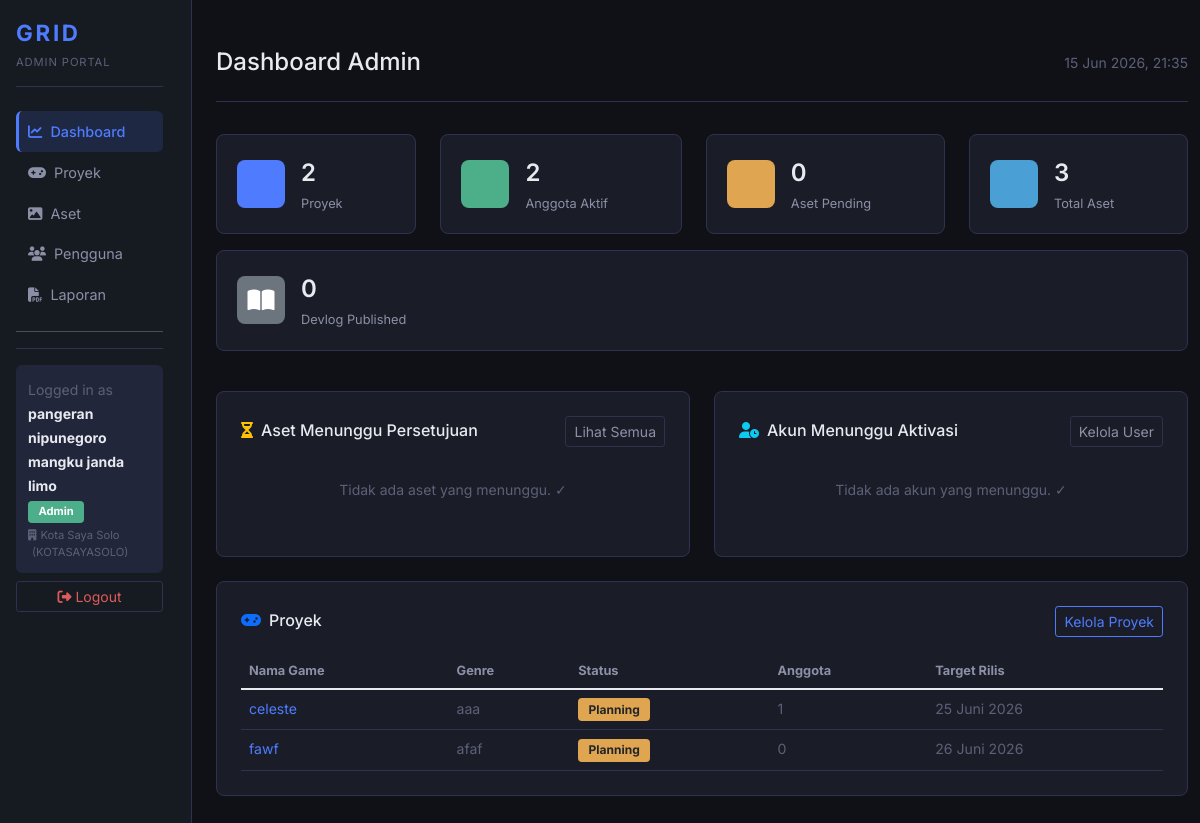
/admin/dashboard.php (signed in), run on the app's committed database.
### tables this page shows
CREATE TABLE `organizations` (
  `id` char(36) NOT NULL,
  `nama` varchar(100) NOT NULL,
  `kode_unik` varchar(20) NOT NULL,
  `deskripsi` text DEFAULT NULL,
  `owner_id` char(36) DEFAULT NULL,
  `created_at` timestamp NOT NULL DEFAULT current_timestamp()
);

CREATE TABLE `projects` (
  `id` char(36) NOT NULL,
  `nama_game` varchar(100) NOT NULL,
  `deskripsi` text DEFAULT NULL,
  `genre` varchar(50) DEFAULT NULL,
  `platform` varchar(50) DEFAULT NULL,
  `engine` varchar(50) DEFAULT NULL,
  `status` enum('Planning','Development','Testing','Released','On Hold') DEFAULT 'Planning',
  `cover_url` varchar(255) DEFAULT NULL,
  `tanggal_mulai` date DEFAULT NULL,
  `target_rilis` date DEFAULT NULL,
  `lead_id` char(36) DEFAULT NULL,
  `organization_id` char(36) DEFAULT NULL
);

### includes/functions.php (called while the page is built, shortened)
<?php
function e(string $value): string {
    return htmlspecialchars($value, ENT_QUOTES, 'UTF-8');
}
function format_tanggal(string $date): string {
    $bulan = [
        1 => 'Januari', 'Februari', 'Maret', 'April', 'Mei', 'Juni',
        'Juli', 'Agustus', 'September', 'Oktober', 'November', 'Desember'
    ];
    $ts = strtotime($date);
    return date('d', $ts) . ' ' . $bulan[(int)date('n', $ts)] . ' ' . date('Y', $ts);
}
function badge_status_proyek(string $status): string {
    return match($status) {
        'Development' => 'bg-primary',
        'Testing'     => 'bg-info text-dark',
        'Released'    => 'bg-success',
        'On Hold'     => 'bg-secondary',
        default       => 'bg-warning text-dark',
    };
}

### includes/db_helpers.php (called while the page is built, shortened)
<?php
function get_all_projects(PDO $pdo): array {
    $stmt = $pdo->query('
        SELECT p.*,
               u.nama_lengkap AS lead_name,
               (SELECT COUNT(*) FROM project_members pm WHERE pm.project_id = p.id) AS total_members
        FROM projects p
        LEFT JOIN users u ON p.lead_id = u.id
        ORDER BY p.nama_game ASC
    ');
    return $stmt->fetchAll();
}
function get_pending_assets_count(PDO $pdo): int {
    $stmt = $pdo->query('SELECT COUNT(*) FROM assets WHERE status = "Pending"');
    return (int) $stmt->fetchColumn();
}

### admin/dashboard.php (the view, shortened to what this page needs)
<?php
require_once '../koneksi.php';
require_once '../includes/functions.php';
require_once '../includes/db_helpers.php';
$stats = ['total_projects' => 0,
          'total_users' => 0,
          'pending_approvals' => 0,
          'total_assets' => 0,
          'total_devlogs' => 0];
try {
    $stats['total_projects']    = (int) $pdo->query('SELECT COUNT(*) FROM projects')->fetchColumn();
    $stats['total_users']       = (int) $pdo->query('SELECT COUNT(*) FROM users WHERE is_active = TRUE AND role != "Guest"')->fetchColumn();
    $stats['pending_approvals'] = get_pending_assets_count($pdo);
    $stats['total_assets']      = (int) $pdo->query('SELECT COUNT(*) FROM assets')->fetchColumn();
    $stats['total_devlogs']     = (int) $pdo->query('SELECT COUNT(*) FROM devlogs WHERE status = "Published"')->fetchColumn();
    $recent_pending = get_assets_filtered($pdo, 'Pending');
    $recent_pending = array_slice($recent_pending, 0, 5);
    $all_projects = get_all_projects($pdo);
    $recent_projects = array_slice($all_projects, 0, 5);
} catch (PDOException $ex) {
    error_log($ex->getMessage());
    $recent_pending  = [];
    $recent_projects = [];
}
$pending_users = [];
$admin_org_id  = $_SESSION['organization_id'] ?? null;
try {
    if ($admin_org_id) {
        $stmt = $pdo->prepare('
            SELECT u.id, u.username, u.nama_lengkap, u.email, u.created_at,
                   o.nama AS org_name
            FROM users u
            LEFT JOIN organizations o ON u.organization_id = o.id
            WHERE u.is_active = FALSE
              AND u.organization_id = ?
            ORDER BY u.created_at DESC LIMIT 5
        ');
        $stmt->execute([$admin_org_id]);
    }
    $pending_users = $stmt->fetchAll();
} catch (PDOException $ex) { error_log($ex->getMessage()); }
$page_title = 'Dashboard Admin';
$active_nav = 'dashboard';
include '../templates/admin_header.php';
?>
<div class="row mb-4">
    <?php
    $stat_items = [
        ['value' => $stats['total_projects'],    'label' => 'Proyek',          'icon' => 'fa-gamepad',       'color' => 'bg-primary'],
        ['value' => $stats['total_users'],        'label' => 'Anggota Aktif',   'icon' => 'fa-users',         'color' => 'bg-success'],
        ['value' => $stats['pending_approvals'],  'label' => 'Aset Pending',    'icon' => 'fa-hourglass-half','color' => 'bg-warning'],
        ['value' => $stats['total_assets'],       'label' => 'Total Aset',      'icon' => 'fa-image',         'color' => 'bg-info'],
        ['value' => $stats['total_devlogs'],      'label' => 'Devlog Published','icon' => 'fa-book-open',     'color' => 'bg-secondary'],
    ];
    foreach ($stat_items as $s):
    ?>
    <div class="col-6 col-lg-auto mb-3 flex-lg-fill">
        <div class="stat-card">
            <div class="stat-icon <?= $s['color'] ?>"><i class="fa <?= $s['icon'] ?>"></i></div>
            <div class="stat-content">
                <span class="stat-value"><?= $s['value'] ?></span>
                <span class="stat-label"><?= $s['label'] ?></span>
            </div>
        </div>
    </div>
    <?php endforeach; ?>
</div>
<div class="row">
    <div class="col-12 col-lg-6 mb-4">
        <div class="card h-100">
            <div class="card-body">
                <div class="d-flex justify-content-between align-items-center mb-3">
                    <h6 class="card-title mb-0">
                        <i class="fa fa-hourglass-half me-2 text-warning"></i>Aset Menunggu Persetujuan
                    </h6>
                    <a href="<?= APP_URL ?>/admin/assets.php?status=Pending"
                       class="btn btn-sm btn-outline-warning">Lihat Semua</a>
                </div>
                <?php if (empty($recent_pending)): ?>
                    <p class="text-muted small text-center py-3">Tidak ada aset yang menunggu. ✓</p>
                <?php endif; ?>
            </div>
        </div>
    </div>
    <div class="col-12 col-lg-6 mb-4">
        <div class="card h-100">
            <div class="card-body">
                <div class="d-flex justify-content-between align-items-center mb-3">
                    <h6 class="card-title mb-0">
                        <i class="fa fa-user-clock me-2 text-info"></i>Akun Menunggu Aktivasi
                    </h6>
                    <a href="<?= APP_URL ?>/admin/users.php"
                       class="btn btn-sm btn-outline-info">Kelola User</a>
                </div>
                <?php if (empty($pending_users)): ?>
                    <p class="text-muted small text-center py-3">Tidak ada akun yang menunggu. ✓</p>
                <?php endif; ?>
            </div>
        </div>
    </div>
    <div class="col-12 mb-4">
        <div class="card">
            <div class="card-body">
                <div class="d-flex justify-content-between align-items-center mb-3">
                    <h6 class="card-title mb-0">
                        <i class="fa fa-gamepad me-2 text-primary"></i>Proyek
                    </h6>
                    <a href="<?= APP_URL ?>/admin/projects.php" class="btn btn-sm btn-outline-primary">
                        Kelola Proyek
                    </a>
                </div>
                <?php if (empty($recent_projects)): ?>
                    <p class="text-muted small text-center py-3">
                        Belum ada proyek.
                        <a href="<?= APP_URL ?>/admin/projects.php?view=form">Buat sekarang</a>.
                    </p>
                <?php else: ?>
                    <div class="table-responsive">
                        <table class="table mb-0" style="color:var(--text-primary);font-size:0.88rem;">
                            <thead style="color:var(--text-secondary);font-size:0.8rem;border-color:var(--border-color);">
                                <tr>
                                    <th class="pb-2">Nama Game</th>
                                    <th class="pb-2">Genre</th>
                                    <th class="pb-2">Status</th>
                                    <th class="pb-2">Anggota</th>
                                    <th class="pb-2">Target Rilis</th>
                                </tr>
                            </thead>
                            <tbody>
                                <?php foreach ($recent_projects as $proj): ?>
                                <tr style="border-color:var(--border-color);">
                                    <td class="py-2">
                                        <a href="<?= APP_URL ?>/admin/projects.php?view=form&id=<?= urlencode($proj['id']) ?>"
                                           class="text-decoration-none fw-500"
                                           style="color:var(--accent-blue);">
                                            <?= e($proj['nama_game']) ?>
                                        </a>
                                    </td>
                                    <td class="py-2 text-muted"><?= e($proj['genre'] ?: '—') ?></td>
                                    <td class="py-2">
                                        <span class="badge <?= badge_status_proyek($proj['status']) ?>">
                                            <?= e($proj['status']) ?>
                                        </span>
                                    </td>
                                    <td class="py-2 text-muted"><?= (int)$proj['total_members'] ?></td>
                                    <td class="py-2 text-muted">
                                        <?= $proj['target_rilis'] ? format_tanggal($proj['target_rilis']) : '—' ?>
                                    </td>
                                </tr>
                                <?php endforeach; ?>
                            </tbody>
                        </table>
                    </div>
                <?php endif; ?>
            </div>
        </div>
    </div>
</div>
<?php include '../templates/admin_footer.php'; ?>

### templates/admin_header.php (shortened to what this page needs)
<?php
$_nav_items = [
    'dashboard' => ['url' => APP_URL . '/admin/dashboard.php', 'icon' => 'fa-chart-line', 'label' => 'Dashboard'],
    'projects'  => ['url' => APP_URL . '/admin/projects.php',  'icon' => 'fa-gamepad',    'label' => 'Proyek'],
    'assets'    => ['url' => APP_URL . '/admin/assets.php',    'icon' => 'fa-image',       'label' => 'Aset'],
    'users'     => ['url' => APP_URL . '/admin/users.php',     'icon' => 'fa-users',       'label' => 'Pengguna'],
    'reports'   => ['url' => APP_URL . '/admin/reports.php',   'icon' => 'fa-file-pdf',    'label' => 'Laporan'],
];
?>
<!DOCTYPE html>
<html lang="id">
<head>
    <link rel="stylesheet" href="https://cdn.jsdelivr.net/npm/bootstrap@5.1.3/dist/css/bootstrap.min.css">
    <link rel="stylesheet" href="https://cdnjs.cloudflare.com/ajax/libs/font-awesome/6.4.0/css/all.min.css">
    <link rel="stylesheet" href="<?= APP_URL ?>/assets/css/dashboard.css">
</head>
<body class="grid-body">
<div class="container-fluid">
<div class="row">
<nav class="col-12 col-md-3 col-lg-2 sidebar">
    <div class="sidebar-sticky p-3">
        <div class="sidebar-header mb-4">
            <span class="sidebar-logo">GRID</span>
            <div class="mt-1" style="font-size:0.7rem;color:var(--text-muted);letter-spacing:0.08em;">ADMIN PORTAL</div>
        </div>
        <ul class="nav flex-column">
            <?php foreach ($_nav_items as $_key => $_item): ?>
            <li class="nav-item">
                <a class="nav-link <?= ($active_nav === $_key) ? 'active' : '' ?>"
                   href="<?= $_item['url'] ?>">
                    <i class="fa <?= $_item['icon'] ?> me-2"></i><?= $_item['label'] ?>
                </a>
            </li>
            <?php endforeach; ?>
        </ul>
        <hr>
        <div class="user-menu">
            <div class="user-info mb-2">
                <small class="text-muted">Logged in as</small><br>
                <strong class="small"><?= e($_SESSION['nama_lengkap']) ?></strong><br>
                <span class="badge bg-success" style="font-size:0.7rem;"><?= e($_SESSION['role']) ?></span>
                <?php if (!empty($_SESSION['organization_id'])): ?>
                <div class="mt-1" style="font-size:0.7rem;color:var(--text-muted);">
                    <?php
                    if (!isset($_SESSION['org_nama'])) {
                        global $pdo;
                        $s = $pdo->prepare('SELECT nama, kode_unik FROM organizations WHERE id = ? LIMIT 1');
                        $s->execute([$_SESSION['organization_id']]);
                    }
                    ?>
                    <i class="fa fa-building me-1"></i><?= e($_SESSION['org_nama']) ?>
                    <span class="text-muted ms-1">(<?= e($_SESSION['org_kode']) ?>)</span>
                </div>
                <?php endif; ?>
            </div>
            <form method="POST" action="<?= APP_URL ?>/logout.php">
                <button type="submit" class="btn btn-sm btn-outline-danger w-100">
                    <i class="fa fa-sign-out-alt me-1"></i>Logout
                </button>
            </form>
        </div>
    </div>
</nav>
<main class="col-12 col-md-9 col-lg-10 ms-sm-auto px-md-4">
    <div class="topbar border-bottom py-3 mb-4">
        <div class="d-flex justify-content-between align-items-start flex-wrap gap-2">
            <div>
                <h4 class="mb-0"><?= e($page_title) ?></h4>
            </div>
            <span class="text-muted small pt-1"><?= date('d M Y, H:i') ?></span>
        </div>
    </div>

### data on the page
organizations: kode_unik "KOTASAYASOLO"
projects: nama_game "celeste", genre "aaa", status "Planning", total_members "1", target_rilis "25 Juni 2026"
projects: nama_game "fawf", genre "afaf", status "Planning", total_members "0", target_rilis "26 Juni 2026"

### other printed values
$_item['label'] "Dashboard"
$_item['label'] "Proyek"
$_item['label'] "Aset"
$_item['label'] "Pengguna"
$_item['label'] "Laporan"
$_SESSION['nama_lengkap'] "pangeran nipunegoro mangku janda limo"
$_SESSION['role'] "Admin"
$_SESSION['org_nama'] "Kota Saya Solo"
$page_title "Dashboard Admin"
$s['value'] "2"
$s['label'] "Proyek"
$s['label'] "Anggota Aktif"
$s['value'] "0"
$s['label'] "Aset Pending"
$s['value'] "3"
